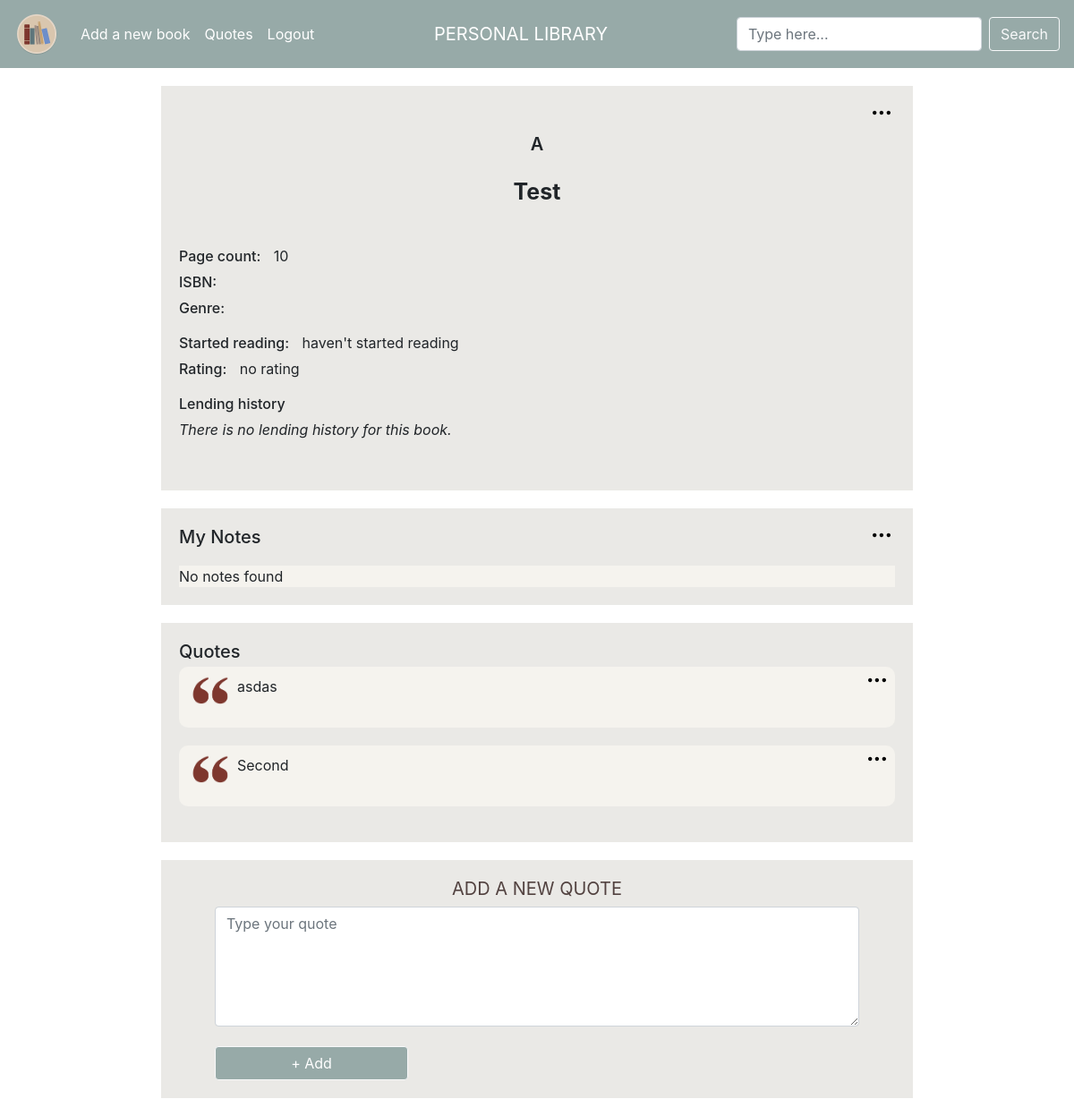
The page /book/1 (signed in) on the database its author committed.
### tables this page shows
CREATE TABLE "books" (user_id INTEGER NOT NULL, title TEXT NOT NULL, author TEXT NOT NULL, pages INTEGER NOT NULL, isbn TEXT NULL, genre TEXT NULL, rating INTEGER NULL, started DATE NULL, finished DATE NULL, owner TEXT NULL, notes TEXT NULL, lent BOOLEAN NULL, book_id INTEGER PRIMARY KEY AUTOINCREMENT NOT NULL);

CREATE TABLE 'quotes' ('user_id' integer NOT NULL, 'book_id' integer NOT NULL, 'quote_id' integer PRIMARY KEY AUTOINCREMENT NOT NULL, 'quote' text NOT NULL);

### application.py (the view)
@app.route("/book/<book_id>", methods=["GET", "POST", "DELETE"])
@login_required
def book(book_id):
    if request.method == "GET":
        data = db.execute("""SELECT * FROM books
                            WHERE book_id = :book_id
                             AND user_id = :user_id """,
                          book_id=book_id,
                          user_id=session["user_id"])
        print('BOOK PROFILE | data: ' + str(data), flush=True)
        quotes_result = db.execute("""SELECT * FROM quotes
                            JOIN books ON books.book_id = quotes.book_id
                            WHERE books.book_id = :book_id
                            AND books.user_id = :user_id """,
                                   book_id=book_id,
                                   user_id=session["user_id"])
        print('BOOK PROFILE | quotes: ' + str(quotes_result), flush=True)
        lendings_result = db.execute("""SELECT * FROM lending
                            JOIN books ON books.book_id = lending.book_id
                            WHERE books.book_id = :book_id
                            AND books.user_id = :user_id """,
                                     book_id=book_id,
                                     user_id=session["user_id"])
        print('BOOK PROFILE | lendings: ' + str(lendings_result), flush=True)
        return render_template("book.html", data=data, quotes=quotes_result, lendings=lendings_result)
    elif request.method == "POST":
        return redirect("/book")
    elif request.method == "DELETE":
        db.execute(""" DELETE FROM books WHERE book_id = :book_id""",
                   book_id=book_id)
        return 0

### application.py (called while the page is built)
@app.after_request
def after_request(response):
    response.headers["Cache-Control"] = "no-cache, no-store, must-revalidate"
    response.headers["Expires"] = 0
    response.headers["Pragma"] = "no-cache"
    return response

### helpers.py (called while the page is built)
def login_required(f):
    @wraps(f)
    def decorated_function(*args, **kwargs):
        if session.get("user_id") is None:
            return redirect("/login")
        return f(*args, **kwargs)
    return decorated_function

### templates/book.html (shortened to what this page needs)
{% extends "layout.html" %}
{% block main %}
    {% for book in data %}
        <div class="profile_container_top">
            <div class="item-a book_profile_author">{{ book.author }}</div>
            <div class="item-b book_profile_book_title">{{ book.title }}</div>
            <div class="item-d">
                <p class="book_profile_titles">Page count:</p>
                <div class="book_profile_text">{{ book.pages }}</div>
                <br>
                <p class="book_profile_titles">ISBN:</p>
                <br>
                <p class="book_profile_titles">Genre:</p>
                <br>
            </div>
            <div class="item-e">
                <p class="book_profile_titles">Started reading:</p>
                {% if book.started %}
                    <div class="book_profile_text">{{ book.started }}</div>
                    <br>
                    <p class="book_profile_titles">Finished reading:</p>
                    {% if book.finished %}
                        <div class="book_profile_text">{{ book.finished }}</div>
                    {% else %}
                        <div class="book_profile_text">haven't finished reading</div>
                    {% endif %}
                {% else %}
                    <div class="book_profile_text">haven't started reading</div>
                {% endif %}
                <br>
                <p class="book_profile_titles">Rating:</p>
                {% if book.rating %}
                    <div class="book_profile_text">{{ book.rating }}</div>
                {% else %}
                    <div class="book_profile_text">no rating</div>
                {% endif %}
            </div>
            <div class="item-f">
                <p class="book_profile_titles">Lending history</p>
                {% if not lendings %}
                    <p><i>There is no lending history for this book.</i></p>
                {% endif %}
            </div>
            <div class="item-g">
                <div class="book_options">
                    <img class="book_options_image"
                         onclick="showOptionsFor('opt{{ book.book_id }}')"
                         src="../static/options.svg"
                         alt="options"/>
                </div>
            </div>
        </div>
    {% endfor %}
    <div class="profile_container_notes">
        <div class="item-h"><h5 class="book_profile_titles">My Notes</h5></div>
        {% for book in data %}
            <div class="item-j">
                <div class="note_options">
                    <img class="note_options_image"
                         onclick="showOptionsFor('noteOpt{{ book.book_id }}')"
                         src="../static/options.svg"
                         alt="options"/>
                </div>
            </div>
            {% if book.notes %}
                <div class="item-k quote_sand_bg_profile">
                    <p class="note_text">{{ book.notes }}</p>
                </div>
            {% else %}
                <div class="item-k">No notes found</div>
            {% endif %}
        {% endfor %}
    </div>
    <div class="profile_container_quotes">
        <div class="quote_brown_bg_profile">
            <div class="quotes_profile"><h5 class="book_profile_titles">Quotes</h5></div>
            {% if not quotes %}
                <div class="item-k">No quotes found</div>
            {% else %}
                {% for quote in quotes %}
                    <div class="quote_sand_bg_profile">
                        <div class="book_quotes_container">
                            <div class="quote-text-item">
                                <img id="quote_sign" src="../static/quote_mark.gif" alt="quotes">
                                <p class="quote_text">{{ quote.quote }}</p>
                                <br>
                            </div>
                            <div class="quote-options-item">
                                <div class="book_quote_options">
                                    <img class="book_quote_options_image"
                                         onclick="showOptionsFor('quoteOpt{{ quote.quote_id }}')"
                                         src="../static/options.svg"
                                         alt="options"/>
                                </div>
                            </div>
                        </div>
                    </div>
                {% endfor %}
            {% endif %}
        </div>
    </div>
    {% for book in data %}
        <div class=" container_new_quote">
            <h2 id="add_quote">ADD A NEW QUOTE</h2>
            <form id="new_quote" action="/book/{{ book.book_id }}/new-quote" method="post" autocomplete="off">
                <div class="form-group" id="quote_quote">
                    <textarea autocomplete="off" class="form-control" name="quote" contenteditable="true"
                              placeholder="Type your quote" cols="30" rows="5" required="required"></textarea>
                </div>
                <br>
                <button class="btn btn-light" type="submit" id="quote_btn">+ Add</button>
            </form>
        </div>
    {% endfor %}
{% endblock %}

### rows shown on the page
books: author "A", title "Test", pages "10", started "haven't started reading", rating "no rating", notes "No notes found"
quotes: quote "asdas"
quotes: quote "Second"
